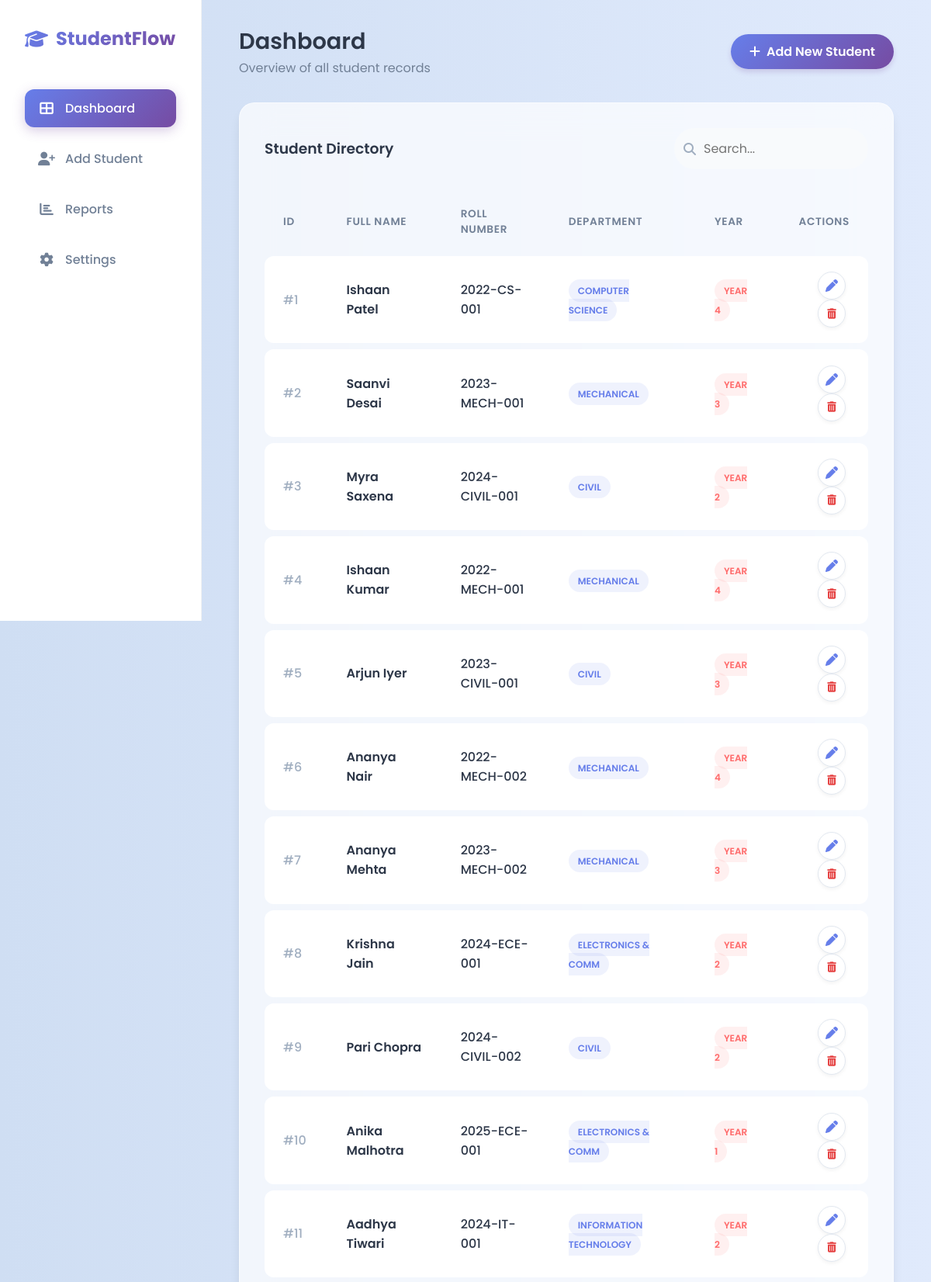
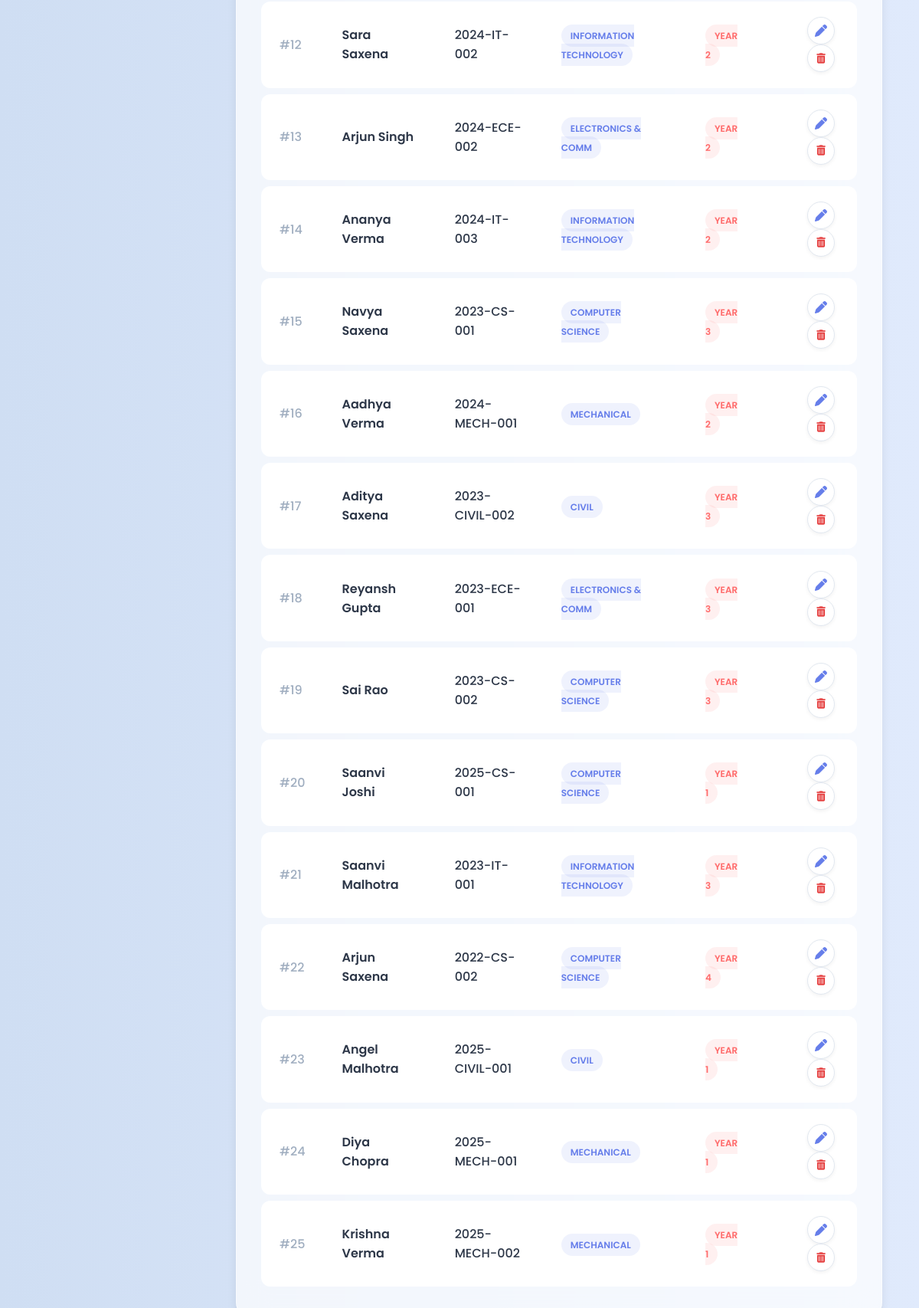
The page / on the database its author committed (2 pictures, top to bottom).
### tables this page shows
CREATE TABLE students (
            id INTEGER PRIMARY KEY AUTOINCREMENT,
            name TEXT NOT NULL,
            roll_no TEXT UNIQUE NOT NULL,
            department TEXT NOT NULL,
            year INTEGER NOT NULL
        );

### app.py (the view)
@app.route('/')
def index():
    conn = sqlite3.connect(DB_NAME)
    cursor = conn.cursor()
    cursor.execute("SELECT * FROM students")
    students = cursor.fetchall()
    conn.close()
    return render_template('index.html', students=students)

### templates/index.html (shortened to what this page needs)
{% extends 'base.html' %}
{% block content %}
<div class="page-header">
    <div>
        <h2 class="page-title">Dashboard</h2>
        <p style="color: var(--text-secondary);">Overview of all student records</p>
    </div>
    <a href="{{ url_for('add_student') }}" class="btn">
        <i class="fas fa-plus"></i> Add New Student
    </a>
</div>
<div class="glass-panel">
    <div style="display: flex; justify-content: space-between; align-items: center; margin-bottom: 1.5rem;">
        <h3 style="font-weight: 600;">Student Directory</h3>
        <div style="position: relative;">
            <i class="fas fa-search"
                style="position: absolute; left: 12px; top: 50%; transform: translateY(-50%); color: #a0aec0;"></i>
            <input type="text" placeholder="Search..." style="padding-left: 36px; border-radius: 50px; width: 250px;"
                class="form-input">
        </div>
    </div>
    {% if students %}
    <div class="table-container">
        <table>
            <thead>
                <tr>
                    <th>ID</th>
                    <th>Full Name</th>
                    <th>Roll Number</th>
                    <th>Department</th>
                    <th>Year</th>
                    <th style="text-align: right;">Actions</th>
                </tr>
            </thead>
            <tbody>
                {% for student in students %}
                <tr>
                    <td style="color: #a0aec0;">#{{ student[0] }}</td>
                    <td style="font-weight: 600;">{{ student[1] }}</td>
                    <td>{{ student[2] }}</td>
                    <td><span class="badge badge-dept">{{ student[3] }}</span></td>
                    <td><span class="badge badge-year">Year {{ student[4] }}</span></td>
                    <td style="text-align: right;">
                        <a href="{{ url_for('edit_student', id=student[0]) }}" class="btn btn-icon btn-edit"
                            title="Edit">
                            <i class="fas fa-pen"></i>
                        </a>
                        <form action="{{ url_for('delete_student', id=student[0]) }}" method="POST"
                            style="display:inline;"
                            onsubmit="return confirm('Are you sure you want to delete {{ student[1] }}?');">
                            <button type="submit" class="btn btn-icon btn-delete" title="Delete">
                                <i class="fas fa-trash-alt"></i>
                            </button>
                        </form>
                    </td>
                </tr>
                {% endfor %}
            </tbody>
        </table>
    </div>
    {% endif %}
</div>
{% endblock %}

### templates/base.html (shortened to what this page needs)
<!DOCTYPE html>
<html lang="en">
<head>
    <link rel="stylesheet" href="{{ url_for('static', filename='style.css') }}">
    <link rel="stylesheet" href="https://cdnjs.cloudflare.com/ajax/libs/font-awesome/6.4.0/css/all.min.css">
</head>
<body>
    <div class="app-container">
        <nav class="sidebar">
            <div class="brand">
                <i class="fas fa-graduation-cap"></i>
                <span>StudentFlow</span>
            </div>
            <ul class="nav-links">
                <li>
                    <a href="{{ url_for('index') }}" class="{{ 'active' if request.endpoint == 'index' else '' }}">
                        <i class="fas fa-th-large"></i>
                        <span>Dashboard</span>
                    </a>
                </li>
                <li>
                    <a href="{{ url_for('add_student') }}"
                        class="{{ 'active' if request.endpoint == 'add_student' else '' }}">
                        <i class="fas fa-user-plus"></i>
                        <span>Add Student</span>
                    </a>
                </li>
                <li>
                    <a href="{{ url_for('reports') }}" class="{{ 'active' if request.endpoint == 'reports' else '' }}">
                        <i class="fas fa-chart-bar"></i>
                        <span>Reports</span>
                    </a>
                </li>
                <li>
                    <a href="#">
                        <i class="fas fa-cog"></i>
                        <span>Settings</span>
                    </a>
                </li>
            </ul>
        </nav>
        <main class="main-content">
            {% block content %}{% endblock %}
        </main>
    </div>
</body>
</html>

### static/style.css (style rules this page uses)
:root { --primary-gradient: linear-gradient(135deg, #667eea 0%, #764ba2 100%); --secondary-gradient: linear-gradient(135deg, #FF6B6B 0%, #d83d3d 100%); --bg-gradient: linear-gradient(135deg, #f5f7fa 0%, #c3cfe2 100%); --glass-bg: rgba(255, 255, 255, 0.7); --glass-border: rgba(255, 255, 255, 0.5); --text-primary: #2d3748; --text-secondary: #718096; --shadow-lg: 0 10px 15px -3px rgba(0, 0, 0, 0.1), 0 4px 6px -2px rgba(0, 0, 0, 0.05); --sidebar-width: 260px; }
* { box-sizing: border-box; margin: 0; padding: 0; }
body { font-family: 'Poppins', sans-serif; background: #e0eafc; background: -webkit-linear-gradient(to right, #cfdef3, #e0eafc); background: linear-gradient(to right, #cfdef3, #e0eafc); color: var(--text-primary); min-height: 100vh; overflow-x: hidden; }
.app-container { display: flex; min-height: 100vh; }
.sidebar { width: var(--sidebar-width); background: #ffffff; border-right: 1px solid rgba(0, 0, 0, 0.05); display: flex; flex-direction: column; padding: 2rem; position: fixed; height: 100vh; top: 0; left: 0; z-index: 100; }
.brand { font-size: 1.5rem; font-weight: 700; margin-bottom: 3rem; background: var(--primary-gradient); -webkit-background-clip: text; -webkit-text-fill-color: transparent; display: flex; align-items: center; gap: 10px; }
.nav-links { list-style: none; flex-grow: 1; }
.nav-links li { margin-bottom: 1rem; }
.nav-links a { text-decoration: none; color: var(--text-secondary); font-weight: 500; display: flex; align-items: center; gap: 12px; padding: 12px 16px; border-radius: 12px; transition: all 0.3s ease; }
.nav-links a:hover, .nav-links a.active { background: var(--primary-gradient); color: white; box-shadow: 0 4px 15px rgba(118, 75, 162, 0.3); }
.nav-links i { font-size: 1.1rem; width: 24px; text-align: center; }
.main-content { margin-left: var(--sidebar-width); flex-grow: 1; padding: 2rem 3rem; }
.glass-panel { background: var(--glass-bg); backdrop-filter: blur(20px); -webkit-backdrop-filter: blur(20px); border: 1px solid var(--glass-border); border-radius: 20px; box-shadow: var(--shadow-lg); padding: 2rem; margin-bottom: 2rem; }
.page-header { margin-bottom: 2rem; display: flex; justify-content: space-between; align-items: center; }
.page-title { font-size: 1.8rem; font-weight: 600; color: var(--text-primary); }
.table-container { overflow-x: auto; }
table { width: 100%; border-collapse: separate; border-spacing: 0 8px; }
th { text-align: left; padding: 1rem 1.5rem; color: var(--text-secondary); font-size: 0.85rem; text-transform: uppercase; letter-spacing: 0.05em; font-weight: 600; }
td { background: white; padding: 1.2rem 1.5rem; color: var(--text-primary); font-weight: 500; border-top: 1px solid transparent; border-bottom: 1px solid transparent; }
td:first-child { border-top-left-radius: 12px; border-bottom-left-radius: 12px; }
td:last-child { border-top-right-radius: 12px; border-bottom-right-radius: 12px; }
.badge { padding: 6px 12px; border-radius: 50px; font-size: 0.75rem; font-weight: 600; text-transform: uppercase; }
.badge-dept { background: rgba(102, 126, 234, 0.1); color: #667eea; }
.badge-year { background: rgba(255, 107, 107, 0.1); color: #ff6b6b; }
.btn { display: inline-flex; align-items: center; gap: 8px; padding: 10px 24px; background: var(--primary-gradient); color: white; border: none; border-radius: 50px; font-weight: 600; text-decoration: none; cursor: pointer; transition: transform 0.2s, box-shadow 0.2s; box-shadow: 0 4px 6px rgba(118, 75, 162, 0.2); }
.btn-icon { width: 36px; height: 36px; padding: 0; justify-content: center; border-radius: 50%; margin-right: 5px; }
.btn-edit { background: white; color: #667eea; box-shadow: 0 2px 5px rgba(0, 0, 0, 0.05); border: 1px solid #e2e8f0; }
.btn-delete { background: white; color: #e53e3e; box-shadow: 0 2px 5px rgba(0, 0, 0, 0.05); border: 1px solid #e2e8f0; }
.form-input { width: 100%; padding: 12px 16px; border: 2px solid transparent; background: #f8fafc; border-radius: 12px; font-family: inherit; font-size: 1rem; color: var(--text-primary); transition: all 0.3s; }

### rows shown on the page
students: id "1", name "Ishaan Patel", roll_no "2022-CS-001", department "COMPUTER SCIENCE", year "4"
students: id "2", name "Saanvi Desai", roll_no "2023-MECH-001", department "MECHANICAL", year "3"
students: id "3", name "Myra Saxena", roll_no "2024-CIVIL-001", department "CIVIL", year "2"
students: id "4", name "Ishaan Kumar", roll_no "2022-MECH-001", department "MECHANICAL", year "4"
students: id "5", name "Arjun Iyer", roll_no "2023-CIVIL-001", department "CIVIL", year "3"
students: id "6", name "Ananya Nair", roll_no "2022-MECH-002", department "MECHANICAL", year "4"
students: id "7", name "Ananya Mehta", roll_no "2023-MECH-002", department "MECHANICAL", year "3"
students: id "8", name "Krishna Jain", roll_no "2024-ECE-001", department "ELECTRONICS & COMM", year "2"
students: id "9", name "Pari Chopra", roll_no "2024-CIVIL-002", department "CIVIL", year "2"
students: id "10", name "Anika Malhotra", roll_no "2025-ECE-001", department "ELECTRONICS & COMM", year "1"
students: id "11", name "Aadhya Tiwari", roll_no "2024-IT-001", department "INFORMATION TECHNOLOGY", year "2"
students: id "12", name "Sara Saxena", roll_no "2024-IT-002", department "INFORMATION TECHNOLOGY", year "2"
students: id "13", name "Arjun Singh", roll_no "2024-ECE-002", department "ELECTRONICS & COMM", year "2"
students: id "14", name "Ananya Verma", roll_no "2024-IT-003", department "INFORMATION TECHNOLOGY", year "2"
students: id "15", name "Navya Saxena", roll_no "2023-CS-001", department "COMPUTER SCIENCE", year "3"
students: id "16", name "Aadhya Verma", roll_no "2024-MECH-001", department "MECHANICAL", year "2"
students: id "17", name "Aditya Saxena", roll_no "2023-CIVIL-002", department "CIVIL", year "3"
students: id "18", name "Reyansh Gupta", roll_no "2023-ECE-001", department "ELECTRONICS & COMM", year "3"
students: id "19", name "Sai Rao", roll_no "2023-CS-002", department "COMPUTER SCIENCE", year "3"
students: id "20", name "Saanvi Joshi", roll_no "2025-CS-001", department "COMPUTER SCIENCE", year "1"
students: id "21", name "Saanvi Malhotra", roll_no "2023-IT-001", department "INFORMATION TECHNOLOGY", year "3"
students: id "22", name "Arjun Saxena", roll_no "2022-CS-002", department "COMPUTER SCIENCE", year "4"
students: id "23", name "Angel Malhotra", roll_no "2025-CIVIL-001", department "CIVIL", year "1"
students: id "24", name "Diya Chopra", roll_no "2025-MECH-001", department "MECHANICAL", year "1"
students: id "25", name "Krishna Verma", roll_no "2025-MECH-002", department "MECHANICAL", year "1"
